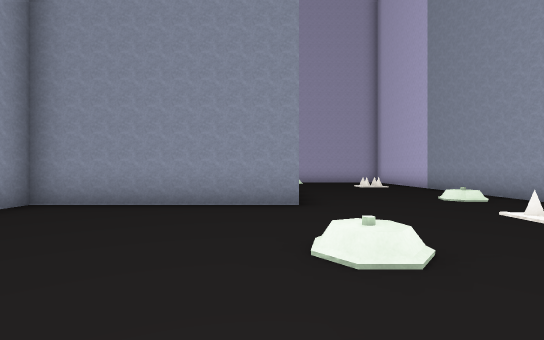
view 1 (above)

24 first-person views from a walk through a Unity game level. The camera is 1.3 m above the floor, looks level and sees 85° across. The floor is counted in squares, 2 m on a side. Each view is taken from the middle of a square. On the plan, view 1 faces up. The plan holds only what a view shows up to about 9 squares ahead; the rest is blank. The place goes on beyond the plan. Some surface patterns are stand-ins.

view 2
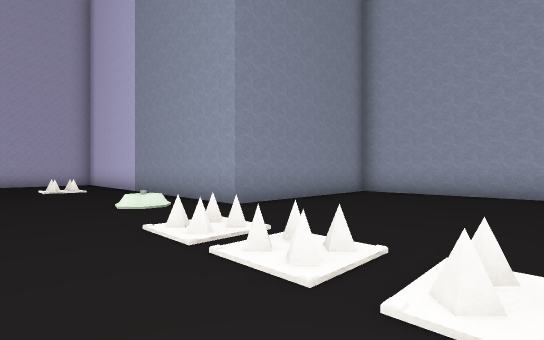

view 3
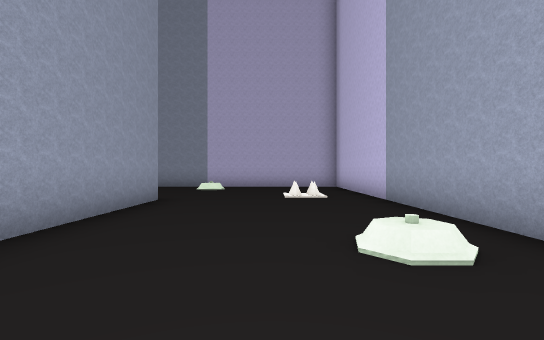

view 4
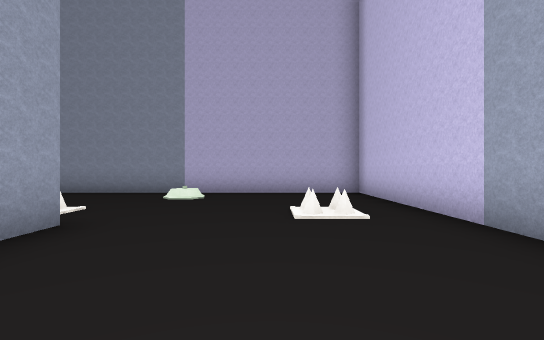

view 5
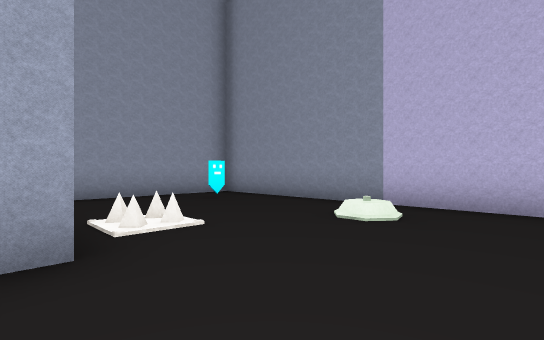

view 6
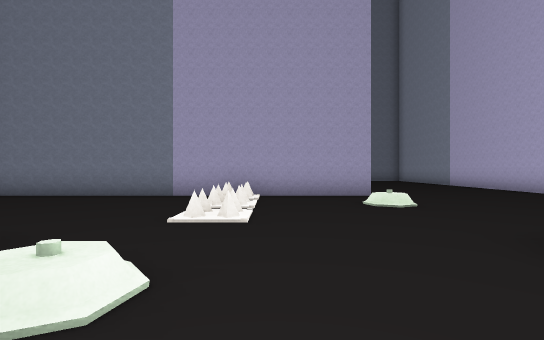

view 7
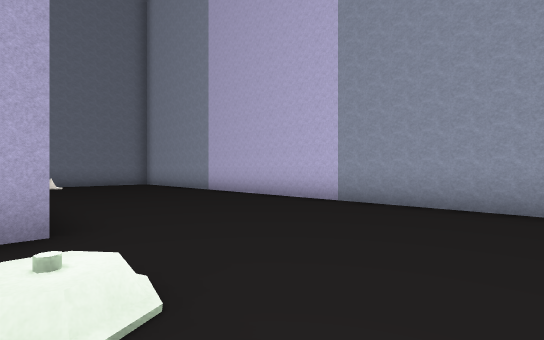

view 8
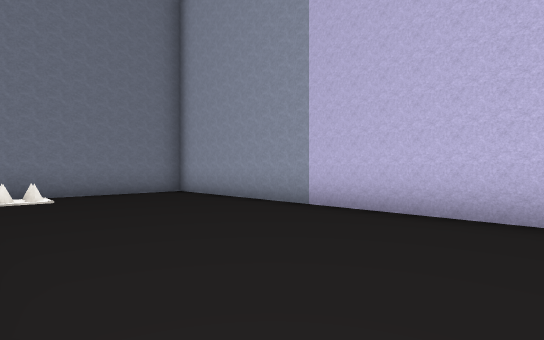

view 9
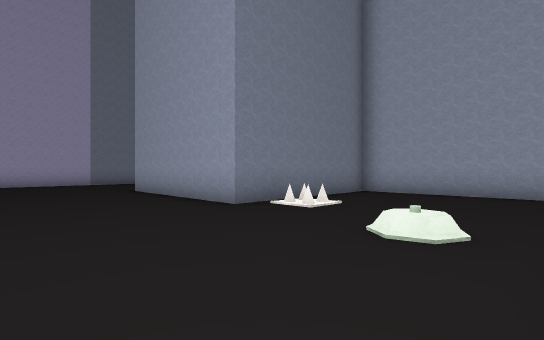

view 10
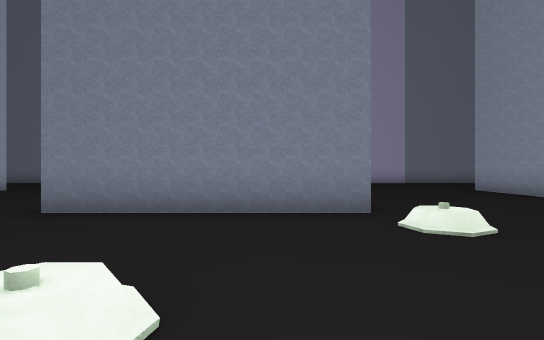

view 11
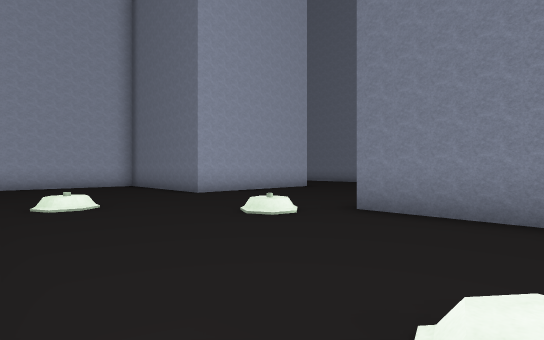

view 12
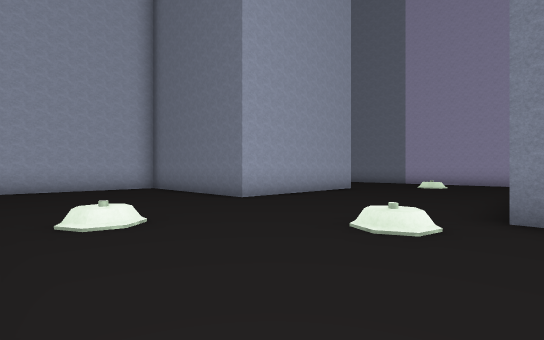

view 13
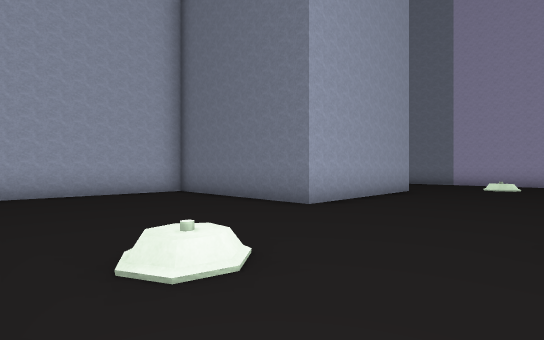

view 14
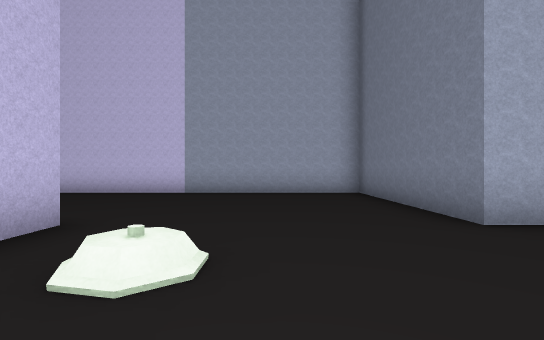

view 15
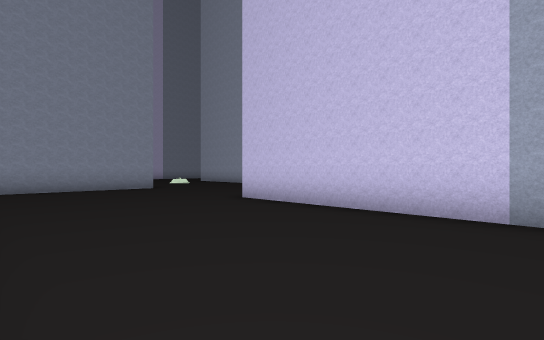

view 16
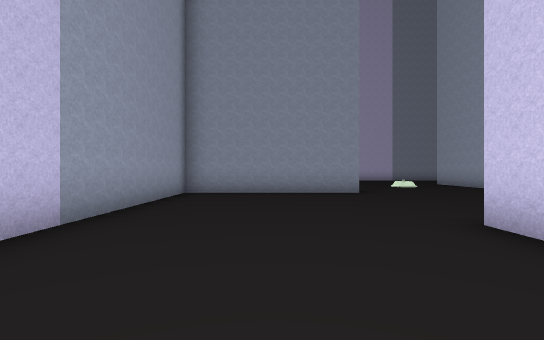

view 17
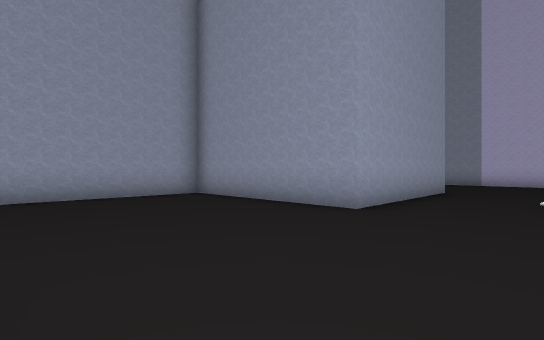

view 18
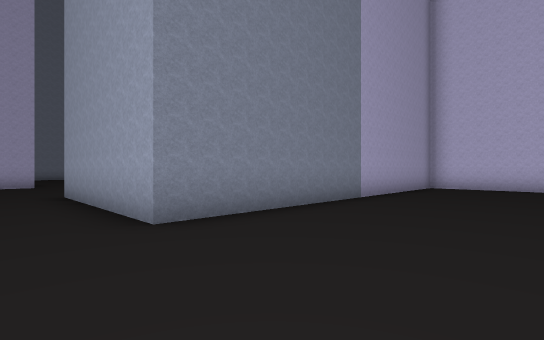

view 19
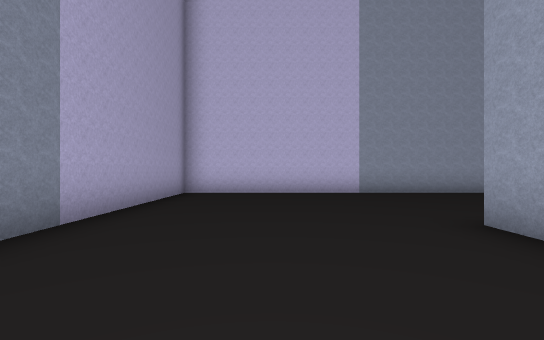

view 20
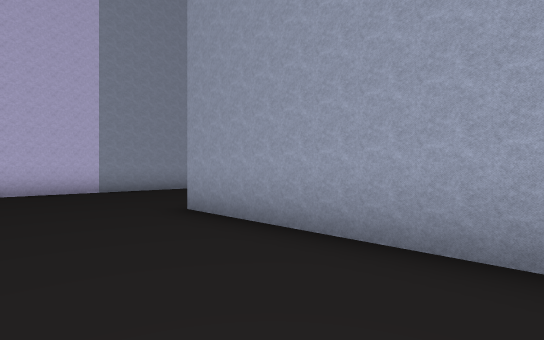

view 21
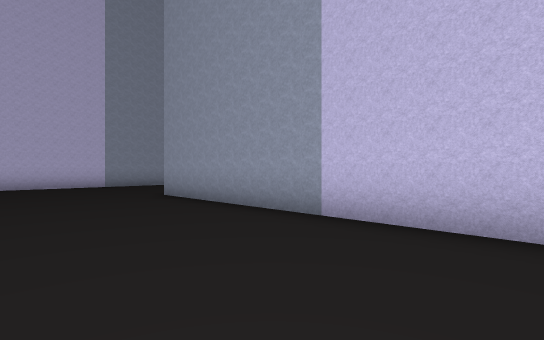

view 22
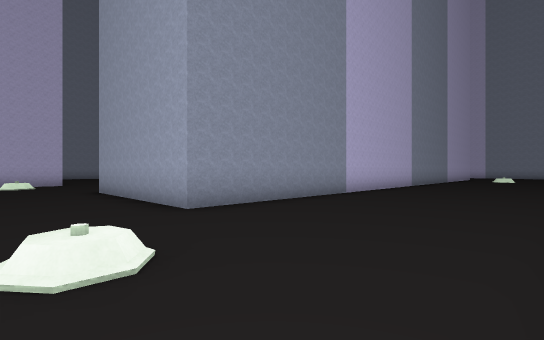

view 23
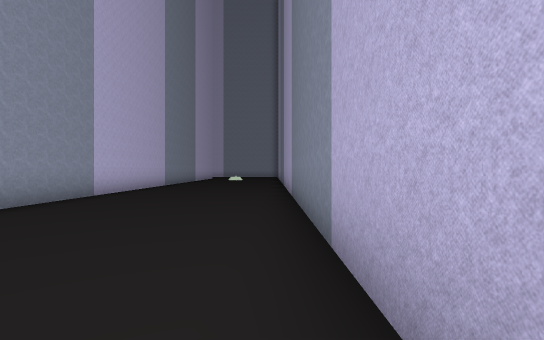

view 24
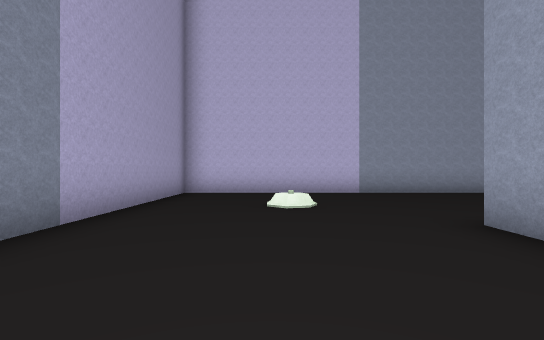

### Floor plan
Points are (right, up) in squares from view 1. A wall is a line through its corners. A room is listed if a view was taken in it or the views show most of it. See-through windows are left out.
Room 1 (views 1, 2, 3, 4, 5, 6, 7, 8, 9, 10, 11, 12, 13, 14, 15, 16, 17, 18, 19, 20, 21, 22, 23, 24)
walls: (5.5, -9.5) (10.5, -9.5); (10.5, -10.9) (10.5, -19.5) (21.8, -19.5); (15.5, -4.5) (14.6, -4.5); (10.5, 1.4) (10.5, 5.3); (0.4, 0.5) (9.9, 0.5); (10.2, 5.5) (5.5, 5.5) (5.5, 15.5) (-4.2, 15.5); (0.5, 5.5) (-4.5, 5.5) (-4.5, -9.2); (-4.2, -9.5) (0.5, -9.5) (0.5, -14.2); (22, -14.5) (15.5, -14.5) (15.5, -9.5) (20.5, -9.5) (20.5, 0.5); (0.5, 10.5) (0.5, 6.6); (10.5, 18.5) (10.5, 10.5) (20.5, 10.5) (20.5, 5.5) (15.5, 5.5) (15.5, -0.4); (-4.5, 14.9) (-4.5, 11.5); (22.9, 15.5) (15.5, 15.5)
objects: other object (-3, 14); other object (-1, -9); other object (-1, -8); other object (-1, 11); other object (-1, 12); other object (0, -9); other object (0, -8); other object (0, 11); other object (0, 12); trap (1, 14); other object (4, 1); other object (4, 2); other object (4, 3); other object (4, 4); other object (4, 11); other object (4, 12); trap (14, -6)

Positions as (right, up) in squares from view 1, and headings:
1: (0, 0), facing up
2: (2, 1), facing up-right
3: (3, 4), facing up
4: (3, 7), facing up
5: (3, 10), facing up-left
6: (3, 8), facing down
7: (1, 4), facing down-left
8: (0, -1), facing down-left
9: (4, -5), facing down-left
10: (7, -5), facing down
11: (8, -5), facing down-right
12: (10, -5), facing down-right
13: (12, -5), facing down-right
14: (12, -7), facing right
15: (16, -5), facing up-right
16: (18, -3), facing up
17: (23, 1), facing up-left
18: (22, 14), facing down-left
19: (19, 13), facing left
20: (20, 13), facing up-left
21: (23, 12), facing up-left
22: (13, -19), facing up-right
23: (13, -19), facing right
24: (19, -17), facing left
